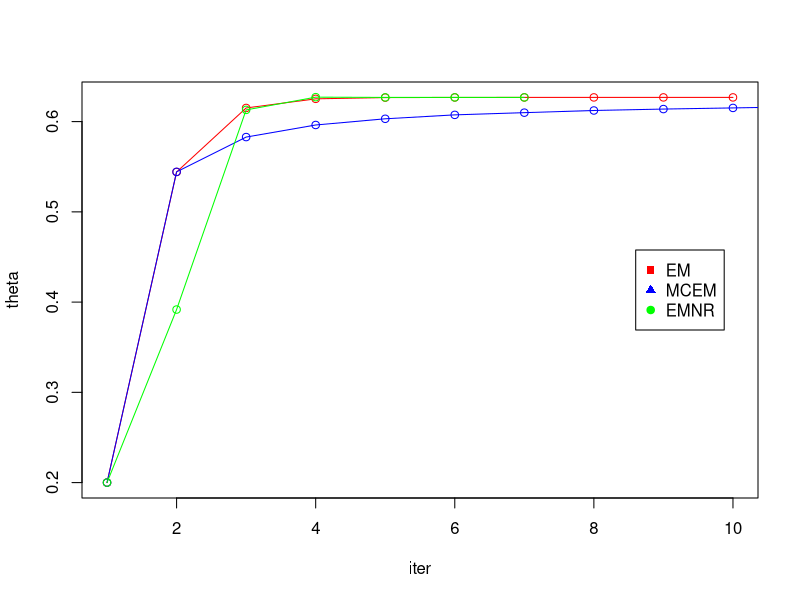

This chart was generated by the following R code:
## ---- chunk 1
knitr::opts_chunk$set(echo = TRUE)
## ---- chunk 2
x1=125
x2=18
x3=20
x4=34
## ---- chunk 3
f=function(x){
  125/(2+x)-38/(1-x)+34/x
}
f1=function(x){
  -125/(2+x)^2-38/(1-x)^2-34/x^2
}
x=0.1
count=0
  while (abs(f(x))>0.001&&count<1000) {
    temp=x
    x=temp-f(temp)/f1(temp)
    count=count+1
  }
x

## ---- chunk 4
EM=function(theta.init,tol,count.max){
  theta=theta.init
  count=0
  for(i in 1:count.max){
    count=count+1
    theta[i+1]=(68+159*theta[i])/(144+197*theta[i])
  if(abs(theta[i+1]-theta[i])<tol&&count<count.max)break
  }
  theta
}
theta=EM(0.2,1e-5,1000)
count=length(theta)-1
theta[length(theta)]
count
## ---- chunk 5
MCEM=function(theta.init,m,tol,count.max){
  theta=theta.init
  count=0
  for(i in 1:count.max){
    count=count+1
    p1=2/(2+theta)
    Y=rbinom(m,x1,p1)
    theta[i+1]=(x1+x4-mean(Y))/(x1+x2+x3+x4-mean(Y))
    if(abs(theta[i+1]-theta[i])<tol&&count<count.max)break
  }
  theta
}
theta=MCEM(0.2,10000,1e-5,1000)
count=length(theta)-1
theta[length(theta)]
count
## ---- chunk 6
EMNR=function(theta.init,tol,count.max){
  theta=theta.init
  count=0
  for(i in 1:count.max){
    count=count+1
    theta[i+1]=theta[i]-((159-250/(2+theta[i]))/theta[i]-38/(1-theta[i]))/(-(159-250/(2+theta[i]))/theta[i]^2+250/(2+theta[i])^2/theta[i]-38/(1-theta[i])^2)
  if(abs(theta[i+1]-theta[i])<tol&&count<count.max)break
  }
  theta
}
theta=EMNR(0.2,1e-5,1000)
count=length(theta)-1
theta[length(theta)]
count
## ---- chunk 7
loglik=function(theta){
  y=rbinom(1,x1,2/(2+theta))
  log((1-theta)^(x2+x3)*theta^(x1+x4-y))
  }
em=function(theta){
  theta.new=(68+159*theta)/(144+197*theta)
  theta=theta.new
  return(theta)
}
library(SQUAREM)
theta0=0.2
result=squarem(c(theta=theta0), fixptfn=em, objfn=loglik, control=list(tol=1e-5,mstep=5))
theta=result$par[[1]]
count=result$iter
theta
count
## ---- chunk 8
tol=1e-7
count.max=1000
theta.init=0.2
## ---- chunk 9
t1=Sys.time()
theta_EM=EM(theta.init,tol,count.max)
t2=Sys.time()
iter_EM=length(theta_EM)-1
## ---- chunk 10
t3=Sys.time()
theta_MCEM=MCEM(theta.init,10000,tol,count.max)
t4=Sys.time()
iter_MCEM=length(theta_MCEM)-1
## ---- chunk 11
t5=Sys.time()
theta_EMNR=EMNR(theta.init,tol,count.max)
t6=Sys.time()
iter_EMNR=length(theta_EMNR)-1
## ---- chunk 12
t7=Sys.time()
result=squarem(c(theta=theta0), fixptfn=em, objfn=loglik, control=list(tol=1e-10,mstep=5))
t8=Sys.time()
theta_SQUAREM=result$par[[1]]
iter_SQUAREM=result$iter
## ---- chunk 13
table=rbind(c(theta_EM[length(theta_EM)],theta_MCEM[length(theta_MCEM)],theta_EMNR[length(theta_EMNR)],theta_SQUAREM),c(iter_EM,iter_MCEM,iter_EMNR,iter_SQUAREM),c(t2-t1,t4-t3,t6-t5,t8-t7))
colnames(table)=c("EM","MCEM","EMNR","SQUAREM")
rownames(table)=c("theta","iter","run time")
table
## ---- chunk 14
plot(theta_EM,col="red",ylab="theta",xlab="iter")
lines(theta_EM,col="red")
points(theta_MCEM,col="blue")
lines(theta_MCEM,col="blue")
points(theta_EMNR,col="green")
lines(theta_EMNR,col="green")
legend("right", inset = .05,
       legend = c("EM","MCEM","EMNR"),
       pch = c(15,17,19),
       col = c("red","blue","green")
)
